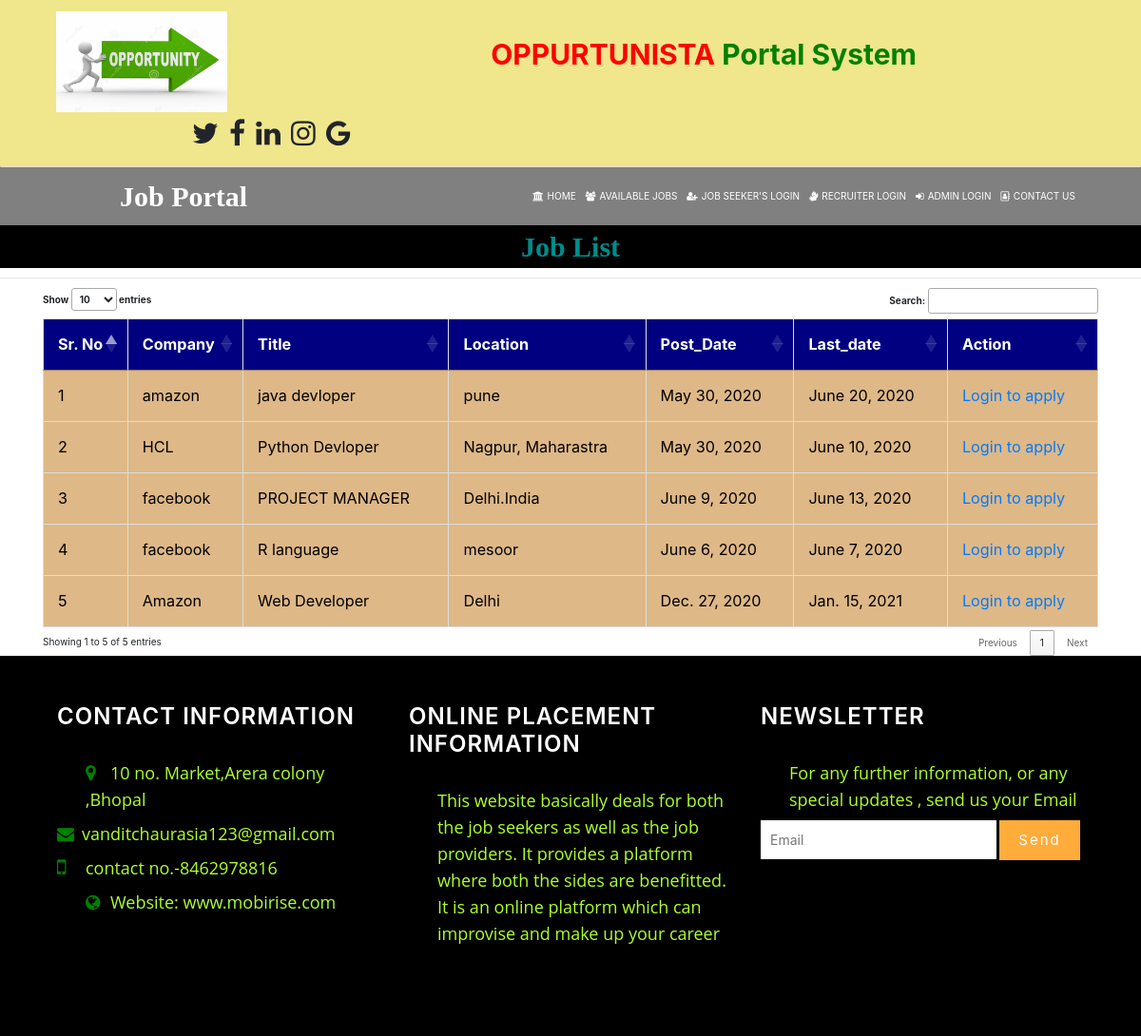
The page /latest_job/ on the database its author committed.
### jobportal/models.py (models this page shows, shortened)
class Add_job(models.Model):
    recruiter = models.ForeignKey(Recruiter,on_delete=models.CASCADE,null=True)
    start_date = models.DateField(null=True)
    end_date = models.DateField(null=True)
    title = models.CharField(max_length=30,null=True)
    position = models.CharField(max_length=30,null=True)
    image = models.FileField(null=True)
    description = models.CharField(max_length=30,null=True)
    experience = models.CharField(max_length=30,null=True)
    location = models.CharField(max_length=30,null=True)
    skills = models.CharField(max_length=30,null=True)

class Recruiter(models.Model):
    user = models.ForeignKey(User,on_delete=models.CASCADE,null=True)
    mobile = models.IntegerField(null=True)
    image = models.FileField(null=True)
    company= models.CharField(max_length=100,null=True)
    gender= models.CharField(max_length=100,null=True)
    type=models.CharField(max_length=100,null=True)
    status=models.CharField(max_length=100,null=True)

### jobportal/views.py (the view)
# urls.py: path('latest_job/', latest_job, name="latest_job"),
def latest_job(request):
    data=Add_job.objects.all()
    d={'data':data}
    return render(request,'latest_job.html',d)

### jobportal/templates/latest_job.html (shortened to what this page needs)
{% extends 'navigation.html' %}
{% block body %}
<center><marquee style = "font-family : 'Monotype Corsiva' ; font-size:30px;color :darkcyan
 ; background-color:black;font-weight : bold;">Job List</marquee></center><hr>
 <div class="container">
<table class="table table-bordered" id="myTable">
  <thead>
  <tr >
    <th>Sr. No</th>
    <th>Company</th>
    <th>Title</th>
    <th>Location</th>
    <th>Post_Date</th>
    <th>Last_date</th>
    <th>Action</th>
  </tr>
  </thead>
   <tbody>
{% for i in data %}
  <tr style="color:black">
      <td>{{forloop.counter}}</td>
    <td>{{i.recruiter.company}} </td>
    <td>{{i.title}}</td>
      <td>{{i.location}}</td>
      <td>{{i.start_date}}</td>
      <td>{{i.end_date}}</td>
      <td><a href="{% url 'login_user' %}">Login to apply</a>
</tr>
   {% endfor %}
    </tbody>
</table>
 </div>
{% endblock %}

### jobportal/static/css/style.css (style rules this page uses)
body { padding:0; margin:0; background:#fff; font-family: 'Roboto Condensed', sans-serif; }
a { text-decoration:none; }
body a { transition:0.5s all; -webkit-transition:0.5s all; -moz-transition:0.5s all; -o-transition:0.5s all; -ms-transition:0.5s all; font-weight:400; }
.table > thead > tr > th, .table > tbody > tr > th, .table > tfoot > tr > th, .table > thead > tr > td, .table > tbody > tr > td, .table > tfoot > tr > td { border-top: none !important; }
.table td, .table>tbody>tr>td, .table>tbody>tr>th, .table>tfoot>tr>td, .table>tfoot>tr>th, .table>thead>tr>td, .table>thead>tr>th { padding: 15px!important; }
.table > thead > tr > th, .table > tbody > tr > th, .table > tfoot > tr > th, .table > thead > tr > td, .table > tbody > tr > td, .table > tfoot > tr > td { font-size: 0.9em; color: #999; border-top: none !important; }

### jobportal/templates/navigation.html (style rules this page uses)
* { box-sizing: border-box; }
#myTable { border-collapse: collapse; width: 100%; border: 1px solid #ddd; font-size: 18px; }
#myTable th { text-align: left; padding: 12px; background-color: navy; color: white; }
#myTable td { text-align: left; padding: 12px; background-color: burlywood; color:black; }
#myTable tr { border-bottom: 1px solid #ddd; }

### rows shown on the page
Add_job: recruiter.company "amazon", title "java devloper", location "pune", start_date "May 30, 2020", end_date "June 20, 2020"
Add_job: recruiter.company "HCL", title "Python Devloper", location "Nagpur, Maharastra", start_date "May 30, 2020", end_date "June 10, 2020"
Add_job: recruiter.company "facebook", title "PROJECT MANAGER", location "Delhi.India", start_date "June 9, 2020", end_date "June 13, 2020"
Add_job: recruiter.company "facebook", title "R language", location "mesoor", start_date "June 6, 2020", end_date "June 7, 2020"
Add_job: recruiter.company "Amazon", title "Web Developer", location "Delhi", start_date "Dec. 27, 2020", end_date "Jan. 15, 2021"
